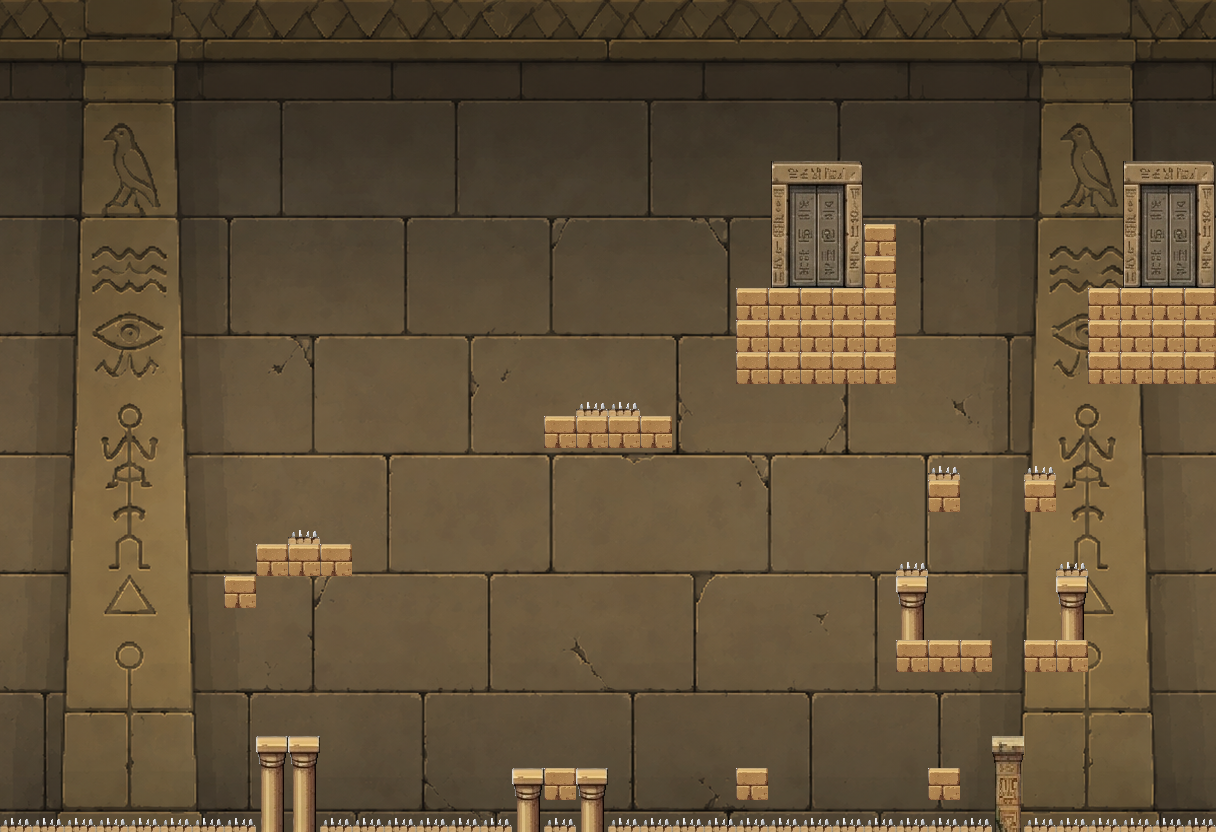

Rendered tile map (Tiled .tmx) drawn with the repository's tilesets; below, a short description and the map source with its tile grids summarised:
An orthogonal 38x26 tile map with 32x32 px tiles, 2 tile layers (Livello tile 1, Livello tile 2), 3 tilesets and 35 objects (22x solid, 7x kill, crollo, finish, start, ...).

<map version="1.10" tiledversion="1.11.2" orientation="orthogonal" renderorder="right-down" width="38" height="26" tilewidth="32" tileheight="32" infinite="0" nextlayerid="7" nextobjectid="40">
 <properties>
  <property name="dimensionePersonaggio" type="float" value="57.6" />
  <property name="parallasse" type="float" value="0.75" />
 </properties>
 <tileset firstgid="1" source="Sfondo1.tsx" />
 <tileset firstgid="1537" source="Griglia.tsx" />
 <tileset firstgid="1777" source="GrigliaPresente.tsx" />
 <layer id="1" name="Livello tile 1" width="38" height="26">
  <data>[988 cells, 988 non-empty, 988 distinct tile ids]</data>
 </layer>
 <objectgroup id="2" name="Livello di oggetti 1">
  <object id="1" name="solid" x="736" y="288" width="160" height="96" />
  <object id="2" name="solid" x="864" y="224" width="32" height="64" />
  <object id="3" name="solid" x="1088" y="288" width="128" height="96" />
  <object id="4" name="solid" x="928" y="480" width="32" height="32" />
  <object id="5" name="solid" x="1024" y="480" width="32" height="32" />
  <object id="6" name="solid" x="1056" y="576" width="32" height="96" />
  <object id="7" name="solid" x="896" y="640" width="96" height="32" />
  <object id="8" name="solid" x="896" y="576" width="32" height="64" />
  <object id="9" name="solid" x="1024" y="640" width="32" height="32" />
  <object id="10" name="solid" x="992" y="736" width="32" height="96" />
  <object id="11" name="solid" x="928" y="768" width="32" height="32" />
  <object id="12" name="solid" x="736" y="768" width="32" height="32" />
  <object id="13" name="solid" x="512" y="768" width="96" height="32" />
  <object id="14" name="solid" x="576" y="800" width="32" height="32" />
  <object id="15" name="solid" x="512" y="800" width="32" height="32" />
  <object id="16" name="solid" x="256" y="736" width="64" height="96" />
  <object id="17" name="solid" x="224" y="576" width="32" height="32" />
  <object id="18" name="crollo" x="256" y="544" width="96" height="32" />
  <object id="19" name="solid" x="544" y="416" width="128" height="32" />
  <object id="20" name="solid" x="736" y="288" width="160" height="96" />
  <object id="21" name="solid" x="864" y="224" width="32" height="64" />
  <object id="22" name="solid" x="0" y="832" width="1216" height="32" />
  <object id="24" name="finish" x="768" y="160" width="96" height="128" />
  <object id="25" x="1120" y="160" width="32" />
  <object id="26" name="start" x="1120" y="160" width="96" height="128" />
  <object id="27" name="kill" x="576" y="397.993" width="65.147" height="18.0072" />
  <object id="28" x="896" y="544" />
  <object id="29" name="kill" x="887.742" y="562.007" width="40.2581" height="13.9928" />
  <object id="30" name="kill" x="1025.38" y="458.781" width="30.6237" height="21.2186" />
  <object id="31" name="kill" x="928" y="464.516" width="33.147" height="15.4839" />
  <object id="32" name="kill" x="1055.2" y="557.419" width="32.8029" height="18.5806" />
  <object id="33" name="kill" x="0" y="813.19" width="1216" height="18.81" />
  <object id="35" name="solid" x="864" y="128" width="32" height="96" />
  <object id="36" name="kill" x="288" y="526" width="32" height="18.0072" />
 </objectgroup>
 <layer id="3" name="Livello tile 2" width="38" height="26">
  <data>[988 cells, 128 non-empty, 20 distinct tile ids]</data>
 </layer>
 <objectgroup id="5" name="decorazioni">
  <object id="37" name="scarabeo" x="260" y="702" width="24" height="24" />
 </objectgroup>
 <objectgroup id="6" name="meccaniche">
 </objectgroup>
</map>
